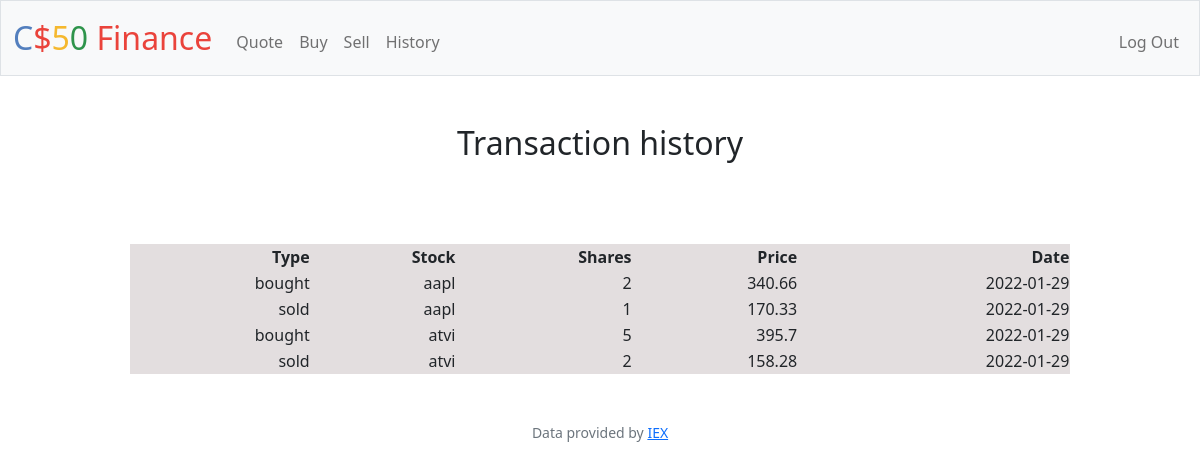
The app's page /history (signed in) with its own data.
### tables this page shows
CREATE TABLE 'purchases' ('user_id' INTEGER, 'symbol' TEXT, 'shares' INTEGER, 'price' NUMERIC, 'date' DATETIME, 'type' TEXT);

### app.py (the view)
@app.route("/history")
@login_required
def history():
    if request.method == "GET":
        history = db.execute("SELECT * FROM purchases WHERE user_id = ?", session['user_id'])
        print(history)
    return render_template("history.html", data=history)

### app.py (called while the page is built)
@app.after_request
def after_request(response):
    response.headers["Cache-Control"] = "no-cache, no-store, must-revalidate"
    response.headers["Expires"] = 0
    response.headers["Pragma"] = "no-cache"
    return response

### helpers.py (called while the page is built)
def login_required(f):
    @wraps(f)
    def decorated_function(*args, **kwargs):
        if session.get("user_id") is None:
            return redirect("/login")
        return f(*args, **kwargs)
    return decorated_function

### templates/history.html (shortened to what this page needs)
{% extends "layout.html" %}
{% block main %}
    <h2>Transaction history</h2>
    <br>
        <table>
            <thead>
                <tr>
                    <th>Type</th>
                    <th>Stock</th>
                    <th>Shares</th>
                    <th>Price</th>
                    <th>Date</th>
                </tr>
            </thead>
            <tbody>
            {% for i in data %}
                <tr>
                    <td>{{ i["type"] }}</td>
                    <td>{{ i["symbol"] }}</td>
                    <td>{{ i["shares"] }}</td>
                    <td>{{ i["price"] }}</td>
                    <td>{{ i["date"] }}</td>
                </tr>
            {% endfor %}
            </tbody>
        </table>
{% endblock %}

### static/styles.css (style rules this page uses)
table { background-color: #e3dedf; height: 100%; width: 80%; text-align: right; margin-top: 50px; margin-left: auto; margin-right: auto; }

### records on screen
purchases: type "bought", symbol "aapl", shares "2", price "340.66", date "2022-01-29"
purchases: type "sold", symbol "aapl", shares "1", price "170.33", date "2022-01-29"
purchases: type "bought", symbol "atvi", shares "5", price "395.7", date "2022-01-29"
purchases: type "sold", symbol "atvi", shares "2", price "158.28", date "2022-01-29"
